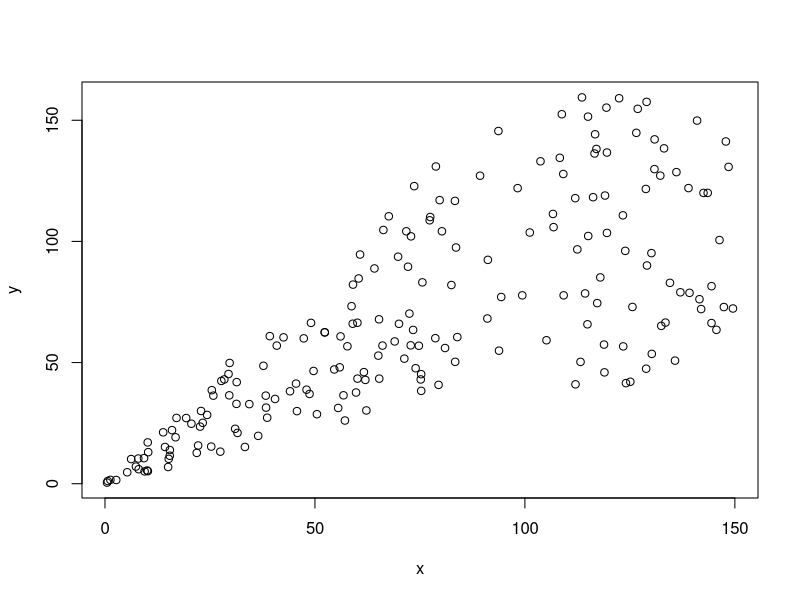
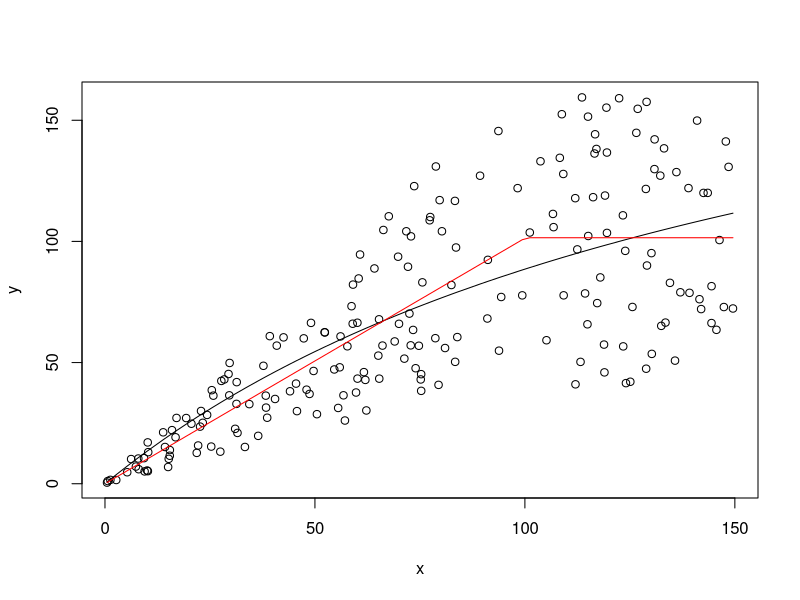

Recreate these plots in R, in order.
## ---- chunk 1
### Hockey-Stick Recruitment function
  HS = function(s, pars, n){
    r = pars[1]; k = pars[2]; 
    x = cbind( (1+r)*s, rep(k,n) )
    y = apply( x, 1, min )
    return(y)
  }

### Beverton-Holt function
  BH = function(s, pars){
    r = pars[1]; k = pars[2];
    y = (1+r)*s / (1 + r*s/k)
    return(y)
  }
## ---- chunk 2
  #parameters
    rho = 1       #discrete discount factor
    r = 0.05      #growth rate
    k = 100       #carying capacity
    sig = .4      #std of normal rv (for lognormal rvs)
    m = -.5*sig^2 #mean of normal rv such that lognomormal has mean 1
    n = 200       #number of data points
    parms = c(r,k)
  
  #data (x = escapement, y = recruitment, z = random variable)
    x = runif(n,0,1.5*k)
    #z = rlnorm(n,meanlog = m, sdlog = sig)
    z = runif(n, .4,1.6)
    y = z*HS(x,parms,n)
  
  #plot data
    plot(x,y)
## ---- chunk 3
  sseBH = function(p,x,y,n){
    yMod = BH(x,p)
    return( sum( (y-yMod)^2 ) )
  }

  sseHS = function(p,x,y,n){
    yMod = HS(x,p,n)
    return( sum( (y-yMod)^2 ) )
  }
  
  parInit = c(r,k)
  optOutBH = optim(parInit, fn = sseBH, x=x, y=y, n = n)
  optOutHS = optim(parInit, fn = sseHS, x=x, y=y, n = n)
  
  #plot fit
    plot(x,y)
    xSort = sort(x)
    lines( xSort, BH(xSort, optOutBH$par ) )
    lines( xSort, HS(xSort, optOutHS$par, n ), col ='red')
## ---- chunk 4
  rBH = optOutBH$par[1];
  kBH = optOutBH$par[2]; 
  
  rHS = optOutHS$par[1];
  kHS = optOutHS$par[2]; 
  
  OptEscBH = kBH/rBH*(sqrt(rho*(1+rBH)) -1)
  OptEscHS = kHS/(1+rHS)
## ---- chunk 5
## calculate the sum of harvest for fitted BH model    
  xBH=rep(NA,n+1)
  xBH[1]=k    
  objBH=0    
  for(i in 1:n){
    xBH[i+1] = HS(xBH[i], c(r, k), n=1)
    h = max(0, xBH[i+1] - OptEscBH)
    xBH[i+1] = xBH[i+1] - h
    objBH = objBH + h
  }    
  ObjBH = objBH + xBH[n+1] #take all fish at end

## calculate the sum of harvest for fitted HS model   
  xHS=rep(NA,n+1)
  xHS[1]=k    
  objHS=0    
  for(i in 1:n){
    xHS[i+1] = HS(xHS[i], c(r, k), n=1)
    h = max(0, xHS[i+1] - OptEscHS)
    xHS[i+1] = xHS[i+1] - h
    objHS = objHS + h
  }  
  objHS = objHS + xHS[n+1] #take all fish at end
  
## calculate the sum of harvest for perfect HS model   
  xHSp=rep(NA,n+1)
  xHSp[1]=k    
  objHSp=0    
  for(i in 1:n){
    xHSp[i+1] = HS(xHSp[i], c(r, k), n=1)
    h = max(0, xHSp[i+1] - k/(1+r))
    xHSp[i+1] = xHSp[i+1] - h
    objHSp = objHSp + h
  }  
  objHSp = objHSp + xHSp[n+1] #take all fish at end
